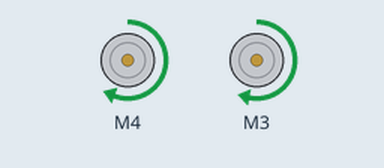
Simulated run of this sketch. Board: Arduino Uno, built with avr-gcc and run on an emulated ATmega328P. On the bench: 2 × DC motor (green arrow = forward, orange = backward, longer = faster).

Above: at 0.1 s.
Timing chart, 0 to 1.6 s (numbered marks = the images above):
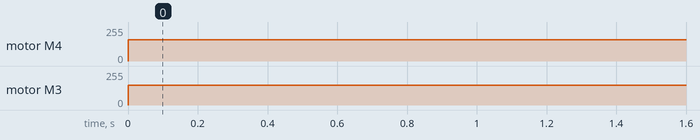

Measured:
- by itself, motor M4: stopped → forward 160/255 at 0.00 s
- by itself, motor M3: stopped → forward 150/255 at 0.00 s

The sketch:

Motor_Test.ino
```cpp
#include <AFMotor.h>

AF_DCMotor left(4);
AF_DCMotor right(3);


void setup() {
  // put your setup code here, to run once:

  left.setSpeed(160);
  right.setSpeed(150);

}

void loop() {
  // put your main code here, to run repeatedly:

  left.run(FORWARD);
  right.run(FORWARD);

}
```
